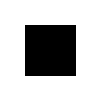
Frame 1 (no input)
Frame 60 (the mouse pressed at the canvas centre just before this capture): identical to frame 1, image omitted
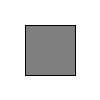
Frame 120 (the mouse held since frame 60 and released just before this capture)

The Processing sketch that drew these frames (run headless with seeded random() and noise(); from frame 60 on, the mouse is pressed at the canvas centre):

// Processing sketch: Simple_java_demo
// ── Simple_java_demo.pde
float circ;

void setup()
{
  size(100,100);
  
  rectMode(CENTER);
}

void draw()
{
  background(255);
  fill(map(mouseX,0,width,0,255));
  rect(width/2,height/2,50,50);
}
